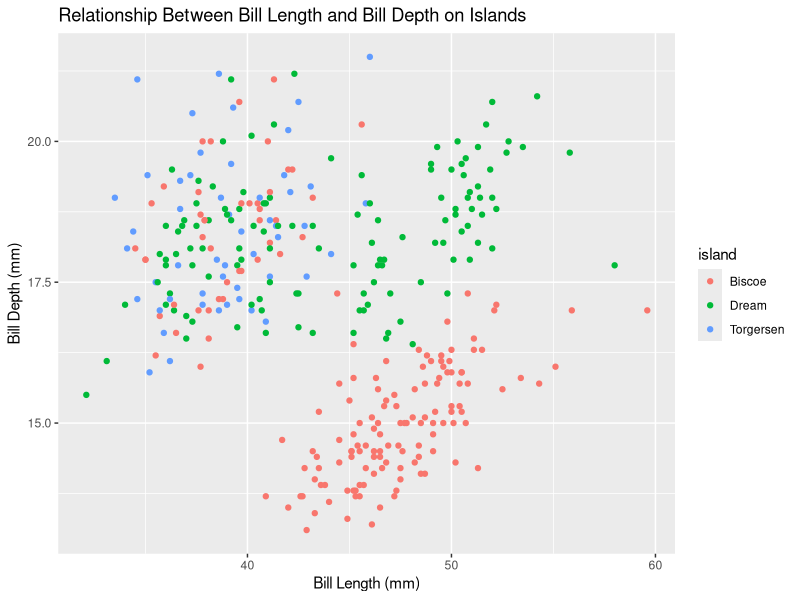
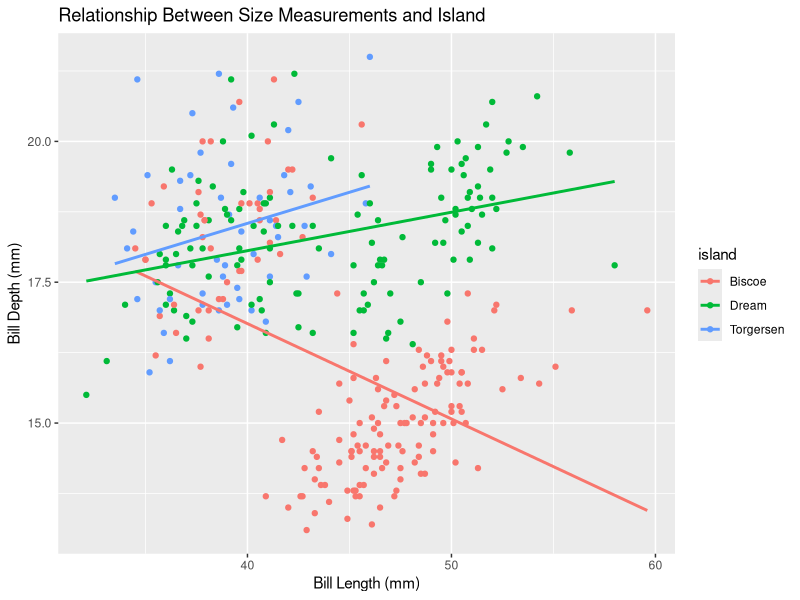
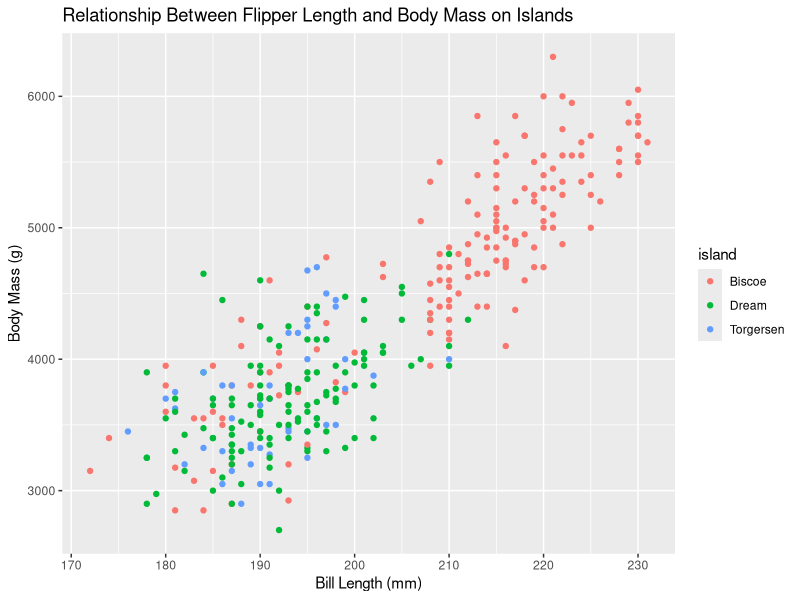
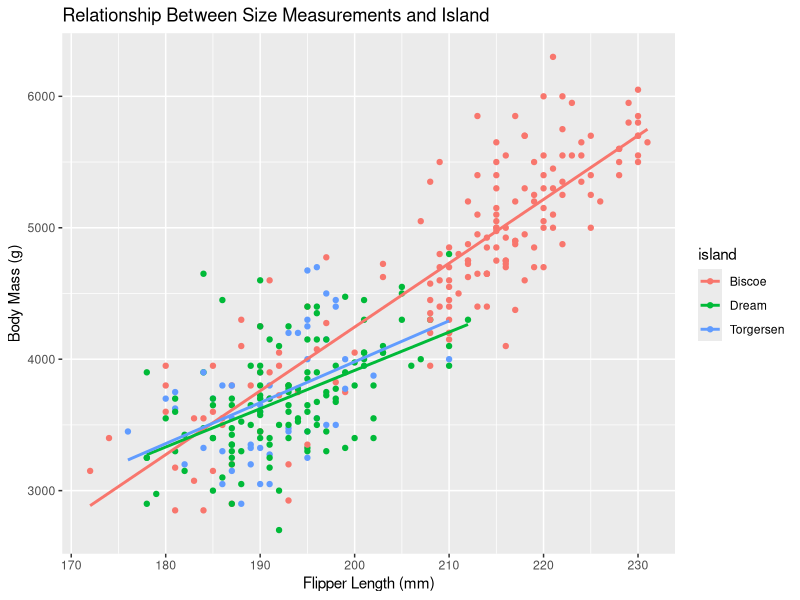
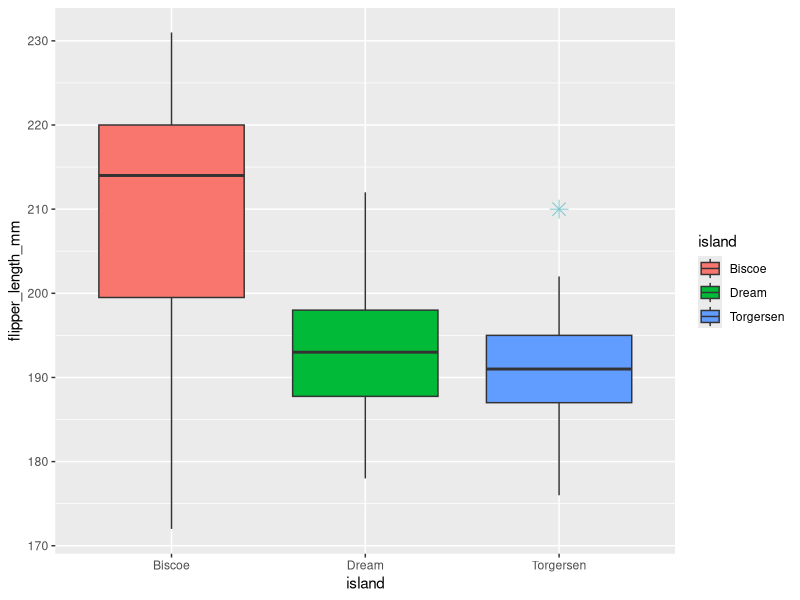

Here is the R script that generated these plots, in order:
## ---- chunk 1
library(tidyverse)
library(palmerpenguins)
penguins_data <- penguins
penguins_data
## ---- chunk 2
length_and_depth <- ggplot(data = penguins) +
  geom_point(mapping = aes(x = bill_length_mm, y = bill_depth_mm, color = island)) +
  labs(title = "Relationship Between Bill Length and Bill Depth on Islands",
       x = "Bill Length (mm)",
       y = "Bill Depth (mm)")
length_and_depth
## ---- chunk 3
length_and_depthline <- ggplot(data = penguins, aes(x = bill_length_mm, y = bill_depth_mm, color = island)) +
  geom_point() +
  geom_smooth(method = "lm", se = FALSE) +
  labs(title = "Relationship Between Size Measurements and Island",
       x = "Bill Length (mm)",
       y = "Bill Depth (mm)")
length_and_depthline
## ---- chunk 4
flipper_and_mass <- ggplot(data = penguins) +
  geom_point(mapping = aes(x = flipper_length_mm, y = body_mass_g, color = island)) +
  labs(title = "Relationship Between Flipper Length and Body Mass on Islands",
     x = "Bill Length (mm)",
     y = "Body Mass (g)")
flipper_and_mass
## ---- chunk 5
flipper_and_massline <- ggplot(data = penguins, aes(x = flipper_length_mm, y = body_mass_g, color = island)) +
  geom_point() +
  geom_smooth(method = "lm", se = FALSE) +
  labs(title = "Relationship Between Size Measurements and Island",
       x = "Flipper Length (mm)",
       y = "Body Mass (g)")
flipper_and_massline
## ---- chunk 6
flipper_boxplot <- ggplot(penguins, aes(x=island, y=flipper_length_mm, fill=island)) + 
  geom_boxplot(notch=FALSE, outlier.colour="cadetblue3", outlier.shape=8,
               outlier.size=4)
flipper_boxplot
